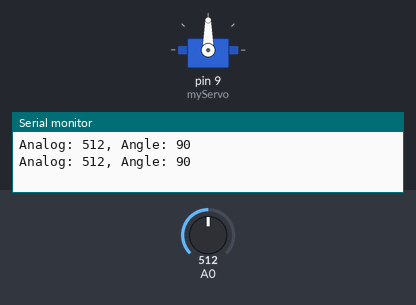
A sketch run on a simulated Arduino Uno, built with avr-gcc and run on an emulated ATmega328P. On the bench: servo, the last lines printed to the serial monitor. The test bench sets the inputs (shaded band); at power-on: A0 = 512.

Above: at 1.8 s.
1.9 s: A0 set to 716
At 3.2 s:
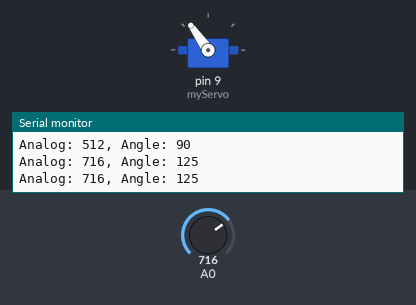
3.5 s: A0 set to 900
At 4.8 s:
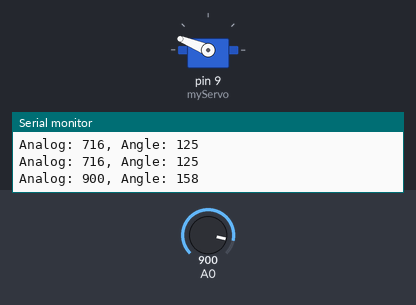
5.5 s: A0 set to 1023
At 6.4 s:
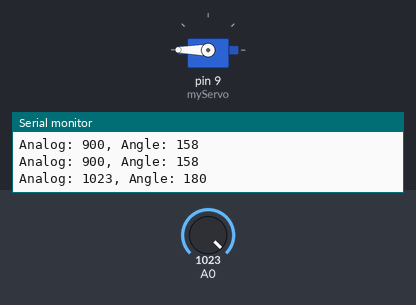
7.5 s: A0 set to 306
At 9.2 s:
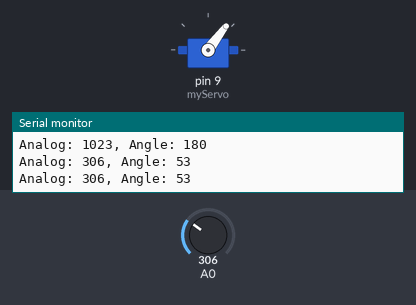
9.5 s: A0 set to 122
At 10.7 s:
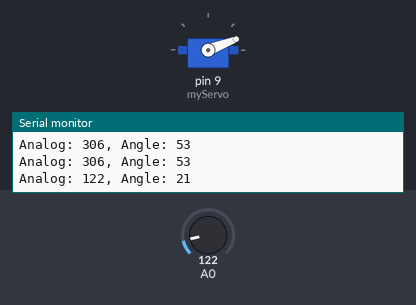
11.5 s: A0 set to 0
At 12.3 s:
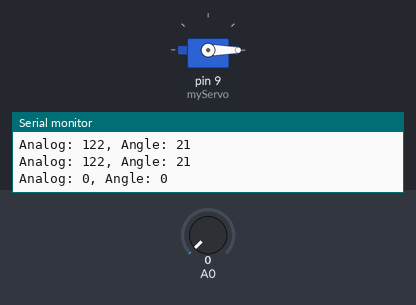
Timing chart, 0 to 14.5 s (numbered marks = the images above; inputs shaded):
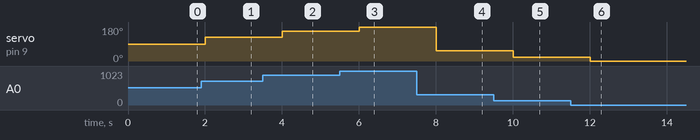

The sketch:

Servo.ino
```cpp
#include <Servo.h>

Servo myServo;

void setup() {

  Serial.begin(9600);

  myServo.attach(9);
}

void loop() {

  int analogValue = analogRead(A0);

  // scales it to use it with the servo (value between 0 and 180)
  int angle = map(analogValue, 0, 1023, 0, 180);


  myServo.write(angle);

  // print out the value
  Serial.print("Analog: ");
  Serial.print(analogValue);
  Serial.print(", Angle: ");
  Serial.println(angle);
  delay(1000);
}
```

Measured:
- after the input at 1.9 s, servo on pin 9 (myServo): 90° → 125° after 0.10 s
- after the input at 3.5 s, servo on pin 9 (myServo): 125° → 158° after 0.50 s
- after the input at 5.5 s, servo on pin 9 (myServo): 158° → 180° after 0.50 s
- after the input at 7.5 s, servo on pin 9 (myServo): 180° → 53° after 0.51 s
- after the input at 9.5 s, servo on pin 9 (myServo): 53° → 21° after 0.51 s
- after the input at 11.5 s, servo on pin 9 (myServo): 21° → 0° after 0.51 s
